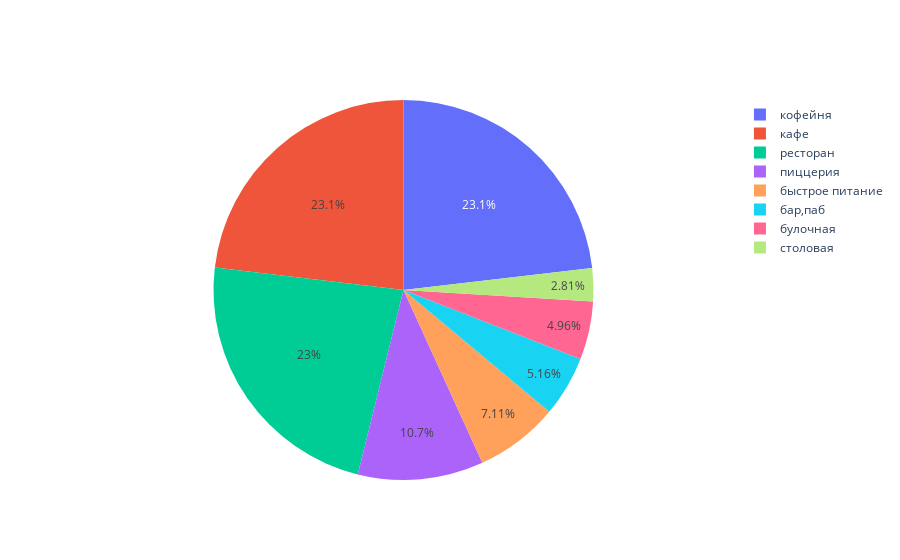

The code cell stored with this chart in its notebook:
### Code cell
fig = go.Figure(data=[go.Pie(labels=category_chain_counts['category'], values=category_chain_counts['chain_count'])])
fig.show()

### Figure 1 — Plotly figure (JSON) as saved in the notebook; plotly's stock layout.template omitted (floating-point values rounded to 4 significant figures)
{"data": [{"labels": ["кофейня", "кафе", "ресторан", "пиццерия", "быстрое питание", "бар,паб", "булочная", "столовая"], "type": "pie", "values": [700, 699, 696, 323, 215, 156, 150, 85]}], "layout": {}}
